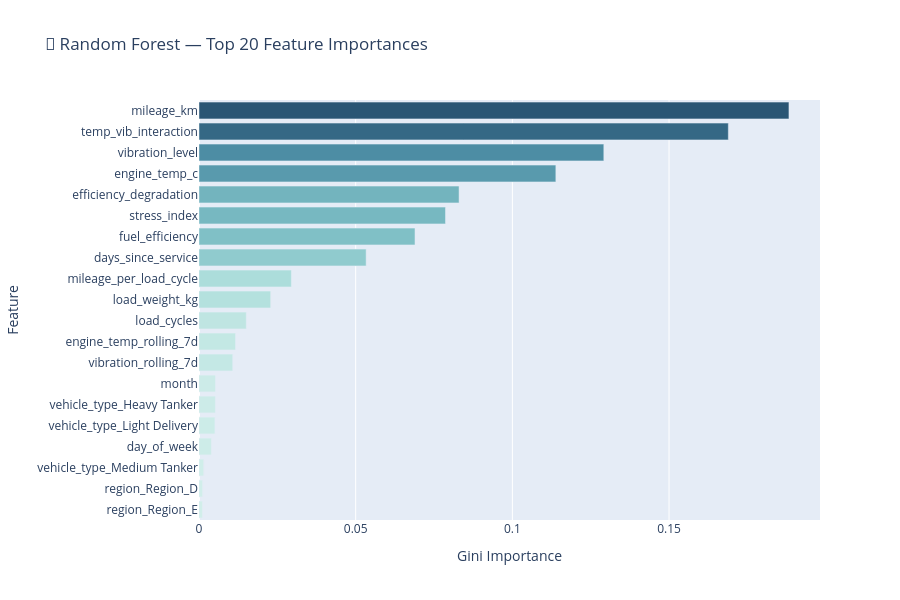

This figure's notebook cell:
### Code cell
def plot_feature_importance(
    model: Pipeline,
    numeric_features: list,
    categorical_features: list,
    top_n: int = 20,
) -> None:
    """
    Extract and plot feature importances from a fitted RF pipeline.

    Handles OHE feature name expansion from the ColumnTransformer.

    Parameters
    ----------
    model : Pipeline
        Fitted Random Forest pipeline.
    numeric_features : list
        Original numeric feature names.
    categorical_features : list
        Original categorical feature names (pre-OHE).
    top_n : int
        Number of top features to display.
    """
    # Recover OHE category names from fitted transformer
    ohe = model.named_steps["preprocessor"].named_transformers_["cat"].named_steps["onehot"]
    ohe_feature_names = ohe.get_feature_names_out(categorical_features).tolist()
    all_feature_names = numeric_features + ohe_feature_names

    importances = model.named_steps["classifier"].feature_importances_

    importance_df = (
        pd.DataFrame({"feature": all_feature_names, "importance": importances})
        .sort_values("importance", ascending=False)
        .head(top_n)
    )

    fig = px.bar(
        importance_df,
        x="importance",
        y="feature",
        orientation="h",
        title=f"🌲 Random Forest — Top {top_n} Feature Importances",
        labels={"importance": "Gini Importance", "feature": "Feature"},
        color="importance",
        color_continuous_scale="Teal",
    )
    fig.update_layout(
        height=600,
        yaxis={"autorange": "reversed"},
        coloraxis_showscale=False,
    )
    fig.show()

    return importance_df


importance_df = plot_feature_importance(
    best_rf_model,
    NUMERIC_FEATURES,
    CATEGORICAL_FEATURES,
)

### Figure 1 — Plotly figure (JSON) as saved in the notebook; plotly's stock layout.template omitted (floating-point values rounded to 4 significant figures)
{"data": [{"hovertemplate": "Gini Importance=%{marker.color}<br>Feature=%{y}<extra></extra>", "legendgroup": "", "marker": {"color": [0.1883, 0.1689, 0.1292, 0.1139, 0.08299, 0.07866, 0.06893, 0.05334, 0.02946, 0.02287, 0.01508, 0.01166, 0.01076, 0.005255, 0.005236, 0.005076, 0.00395, 0.001495, 0.001153, 0.001101], "coloraxis": "coloraxis", "pattern": {"shape": ""}}, "name": "", "orientation": "h", "showlegend": false, "textposition": "auto", "type": "bar", "x": [0.1883, 0.1689, 0.1292, 0.1139, 0.08299, 0.07866, 0.06893, 0.05334, 0.02946, 0.02287, 0.01508, 0.01166, 0.01076, 0.005255, 0.005236, 0.005076, 0.00395, 0.001495, 0.001153, 0.001101], "xaxis": "x", "y": ["mileage_km", "temp_vib_interaction", "vibration_level", "engine_temp_c", "efficiency_degradation", "stress_index", "fuel_efficiency", "days_since_service", "mileage_per_load_cycle", "load_weight_kg", "load_cycles", "engine_temp_rolling_7d", "vibration_rolling_7d", "month", "vehicle_type_Heavy Tanker", "vehicle_type_Light Delivery", "day_of_week", "vehicle_type_Medium Tanker", "region_Region_D", "region_Region_E"], "yaxis": "y"}], "layout": {"barmode": "relative", "coloraxis": {"colorbar": {"title": {"text": "Gini Importance"}}, "colorscale": [[0, "rgb(209, 238, 234)"], [0.1667, "rgb(168, 219, 217)"], [0.3333, "rgb(133, 196, 201)"], [0.5, "rgb(104, 171, 184)"], [0.6667, "rgb(79, 144, 166)"], [0.8333, "rgb(59, 115, 143)"], [1, "rgb(42, 86, 116)"]], "showscale": false}, "height": 600, "legend": {"tracegroupgap": 0}, "title": {"text": "🌲 Random Forest — Top 20 Feature Importances"}, "xaxis": {"anchor": "y", "domain": [0, 1], "title": {"text": "Gini Importance"}}, "yaxis": {"anchor": "x", "autorange": "reversed", "domain": [0, 1], "title": {"text": "Feature"}}}}
